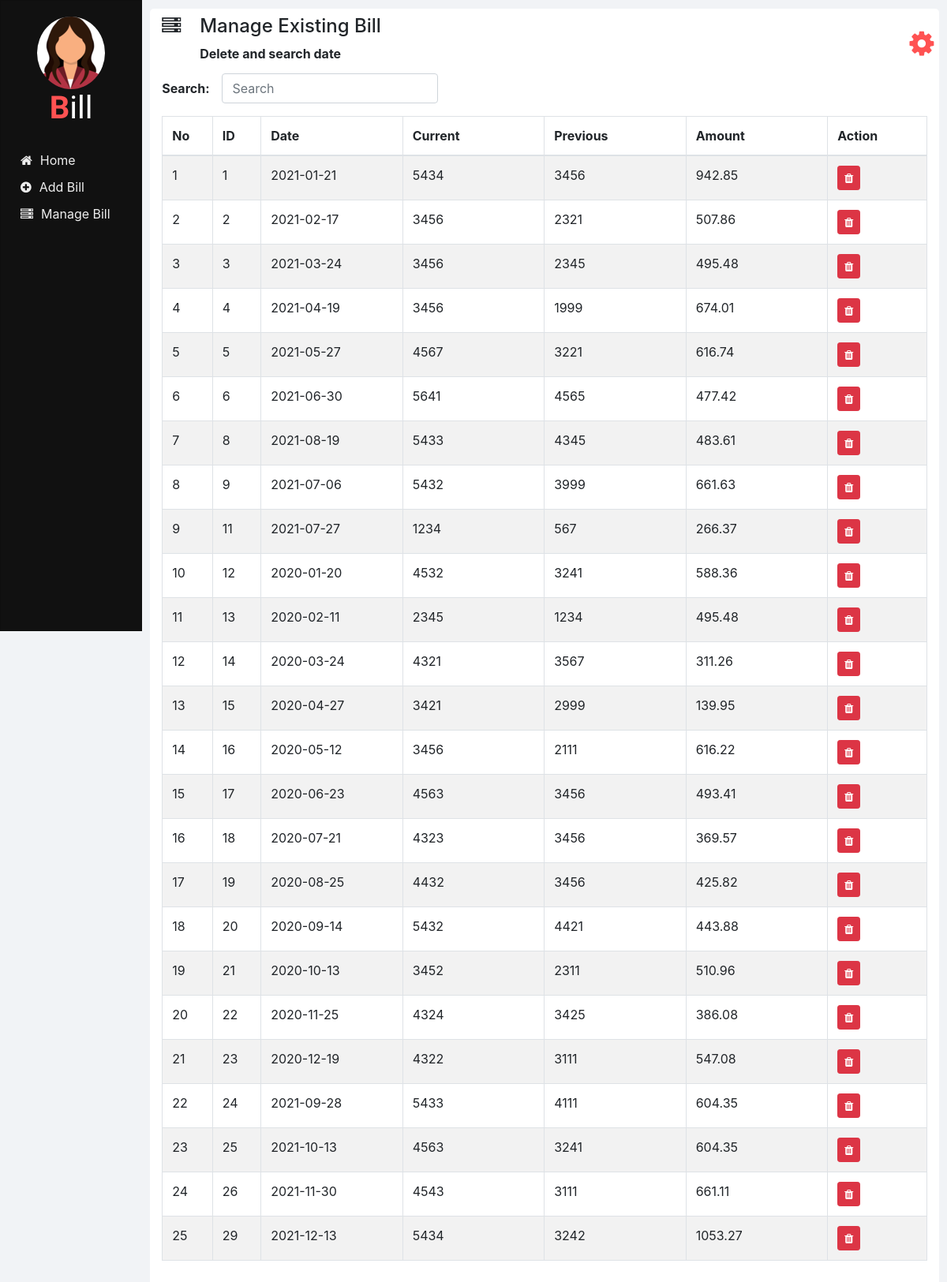
The app's page /manage_bill.php with its own data.
### tables this page shows
CREATE TABLE `assignment2` (
  `id` int(11) NOT NULL,
  `date` date NOT NULL,
  `current_reading` int(11) NOT NULL,
  `previous_reading` int(11) NOT NULL,
  `amount` decimal(10,2) NOT NULL
);

### manage_bill2.php (the view, shortened to what this page needs)
<?php
  function showBILL($id) {
    require "db_connection.php";
    if($con) {
      $seq_no = 0;
      $query = "SELECT * FROM assignment2";
      $result = mysqli_query($con, $query);
      while($row = mysqli_fetch_array($result)) {
        $seq_no++;
        if($row['id'] == $id)
          showEditOptionsRow($seq_no, $row);
        else
          showBILLRow($seq_no, $row);
      }
    }
  }
  function showBILLRow($seq_no, $row) {
    ?>
    <tr>
      <td><?php echo $seq_no; ?></td>
      <td><?php echo $row['id'] ?></td>
      <td><?php echo $row['date']; ?></td>
      <td><?php echo $row['current_reading']; ?></td>
      <td><?php echo $row['previous_reading']; ?></td>
      <td><?php echo $row['amount']; ?></td>
      <td>
        <button class="btn btn-danger btn-sm" onclick="deleteBILL(<?php echo $row['id']; ?>);">
          <i class="fa fa-trash"></i>
        </button>
      </td>
    </tr>
       <?php
  }
  ?>

### manage_bill.php (shortened to what this page needs)
<!DOCTYPE html>
<html lang="en" dir="ltr">
  <head>
    <link rel="stylesheet" href="bootstrap/css/bootstrap.min.css">
    <link rel="stylesheet" href="https://use.fontawesome.com/releases/v5.3.1/css/all.css">
    <link rel="stylesheet" href="https://cdnjs.cloudflare.com/ajax/libs/font-awesome/4.7.0/css/font-awesome.min.css">
    <link rel="stylesheet" href="css/sidenav.css">
    <link rel="stylesheet" href="css/home.css">
  </head>
  <body style="max-height: 100%;">
    <div class="container-fluid">
      <div class="container">
        <?php
          require "header.php";
          createHeader('server', 'Manage Existing Bill', 'Delete and search date');
        ?>
        <div class="row">
          <div class="col-md-12 form-group form-inline">
            <label class="font-weight-bold" for="">Search:&emsp;</label>
            <input type="text" class="form-control" id="" placeholder="Search" onkeyup="searchBILL(this.value);">
          </div>
          <div class="col col-md-12 table-responsive">
            <div class="table-responsive">
            	<table class="table table-bordered table-striped table-hover">
            		<thead>
            			<tr>
            		<th style="width: 2%;">No</th>
					<th style="width: 2%;">ID</th>
                    <th style="width: 10%;">Date</th>
            		<th style="width: 10%;">Current</th>
                    <th style="width: 10%;">Previous</th>
                    <th style="width: 10%;">Amount</th>
					<th style="width: 6%;">Action</th>
            			</tr>
            		</thead>
            		<tbody id="bills_div">
                  <?php
                    require 'manage_bill2.php';
                    showBILL(0);
                  ?>
            		</tbody>
            	</table>
            </div>
          </div>
        </div>
        <br>
      </div>
    </div>
  </body>
</html>

### header.php
<?php
  function createHeader($icon, $heading, $sub_heading) {
    echo '
    <section class="row content-header">
      <div class="header-title col-md-11">
        <p class="h4 pt-2"><i class="fa fa-'.$icon.'"></i>&emsp;'.$heading.'</p>
        &emsp;&emsp;&emsp;<small class="font-weight-bold h6">'.$sub_heading.'</small>
      </div>
      <div class="col-md-1 user_options">
        <button class="col col-md-1 m-3" onclick="showOptions();">
          <i class="fa fa-gear"></i>
        </button>
        <div id="mark"><i class="fa fa-play fa-rotate-270"></i></div>
        <ul id="options" class="options list-unstyled" style="display: none;">
          <li>
            <a href="my_profile.php"><i class="fa fa-user"></i><span>My Profile</span></a>
          </li>
          <li>
            <a href="change_password.php"><i class="fa fa-edit"></i><span>Change Password</span></a>
          </li>
          <li>
            <a href="logout.php"><i class="fa fa-key"></i><span>Logout</span></a>
          </li>
        </ul>
      </div>
    </section>
    ';
  }
?>

### css/sidenav.css (style rules this page uses)
body { background-color: #f1f3f6; }
.sidenav { width: 15%; height: 100vh; background-color: #222222; position: fixed; z-index: 1; flex: 1 0 auto; }
.card { width: 100%; height: 100%; top: 0; border-radius: 0; background-color: #111111; }
.logo .logo-caption { font-family: 'Poiret One', cursive; color: #ffffff; text-align: center; margin-bottom: 25px; }
.logo .profile { margin-left: 50%; border-radius: 50%; transform: translate(-50%); }
.logo .tweak { color: #ff5252; font-weight: bold; }
.main-menu-item { padding: 5px 5px; cursor: pointer; }
.main-menu-item > a { color: #eeeeee; text-decoration: none; font-size: 16px; }
.main-menu-item > a > span { margin-left: 10px; }

### css/home.css (style rules this page uses)
html, body { height: 100vh; }
.container-fluid { margin-left: 15%; width: 85%; background: #f1f3f6; padding: 1px 0 0 0; flex: 1 0 auto; }
.container { margin: 0; max-width: 98%; margin: 1%; background-color: #ffffff; border-radius: 5px; }
.user_options button { max-width: 50px; max-height: 50px; font-size: 36px; background-color: #ffffff; color: #ff5252; border: none; outline: none; }

### records on screen
assignment2: seq_no "1", id "1", date "2021-01-21", current_reading "5434", previous_reading "3456", amount "942.85"
assignment2: seq_no "2", id "2", date "2021-02-17", current_reading "3456", previous_reading "2321", amount "507.86"
assignment2: seq_no "3", id "3", date "2021-03-24", current_reading "3456", previous_reading "2345", amount "495.48"
assignment2: seq_no "4", id "4", date "2021-04-19", current_reading "3456", previous_reading "1999", amount "674.01"
assignment2: seq_no "5", id "5", date "2021-05-27", current_reading "4567", previous_reading "3221", amount "616.74"
assignment2: seq_no "6", id "6", date "2021-06-30", current_reading "5641", previous_reading "4565", amount "477.42"
assignment2: seq_no "7", id "8", date "2021-08-19", current_reading "5433", previous_reading "4345", amount "483.61"
assignment2: seq_no "8", id "9", date "2021-07-06", current_reading "5432", previous_reading "3999", amount "661.63"
assignment2: seq_no "9", id "11", date "2021-07-27", current_reading "1234", previous_reading "567", amount "266.37"
assignment2: seq_no "10", id "12", date "2020-01-20", current_reading "4532", previous_reading "3241", amount "588.36"
assignment2: seq_no "11", id "13", date "2020-02-11", current_reading "2345", previous_reading "1234", amount "495.48"
assignment2: seq_no "12", id "14", date "2020-03-24", current_reading "4321", previous_reading "3567", amount "311.26"
assignment2: seq_no "13", id "15", date "2020-04-27", current_reading "3421", previous_reading "2999", amount "139.95"
assignment2: seq_no "14", id "16", date "2020-05-12", current_reading "3456", previous_reading "2111", amount "616.22"
assignment2: seq_no "15", id "17", date "2020-06-23", current_reading "4563", previous_reading "3456", amount "493.41"
assignment2: seq_no "16", id "18", date "2020-07-21", current_reading "4323", previous_reading "3456", amount "369.57"
assignment2: seq_no "17", id "19", date "2020-08-25", current_reading "4432", previous_reading "3456", amount "425.82"
assignment2: seq_no "18", id "20", date "2020-09-14", current_reading "5432", previous_reading "4421", amount "443.88"
assignment2: seq_no "19", id "21", date "2020-10-13", current_reading "3452", previous_reading "2311", amount "510.96"
assignment2: seq_no "20", id "22", date "2020-11-25", current_reading "4324", previous_reading "3425", amount "386.08"
assignment2: seq_no "21", id "23", date "2020-12-19", current_reading "4322", previous_reading "3111", amount "547.08"
assignment2: seq_no "22", id "24", date "2021-09-28", current_reading "5433", previous_reading "4111", amount "604.35"
assignment2: seq_no "23", id "25", date "2021-10-13", current_reading "4563", previous_reading "3241", amount "604.35"
assignment2: seq_no "24", id "26", date "2021-11-30", current_reading "4543", previous_reading "3111", amount "661.11"
assignment2: seq_no "25", id "29", date "2021-12-13", current_reading "5434", previous_reading "3242", amount "1053.27"

### other values on screen
$heading "Manage Existing Bill"
$sub_heading "Delete and search date"
